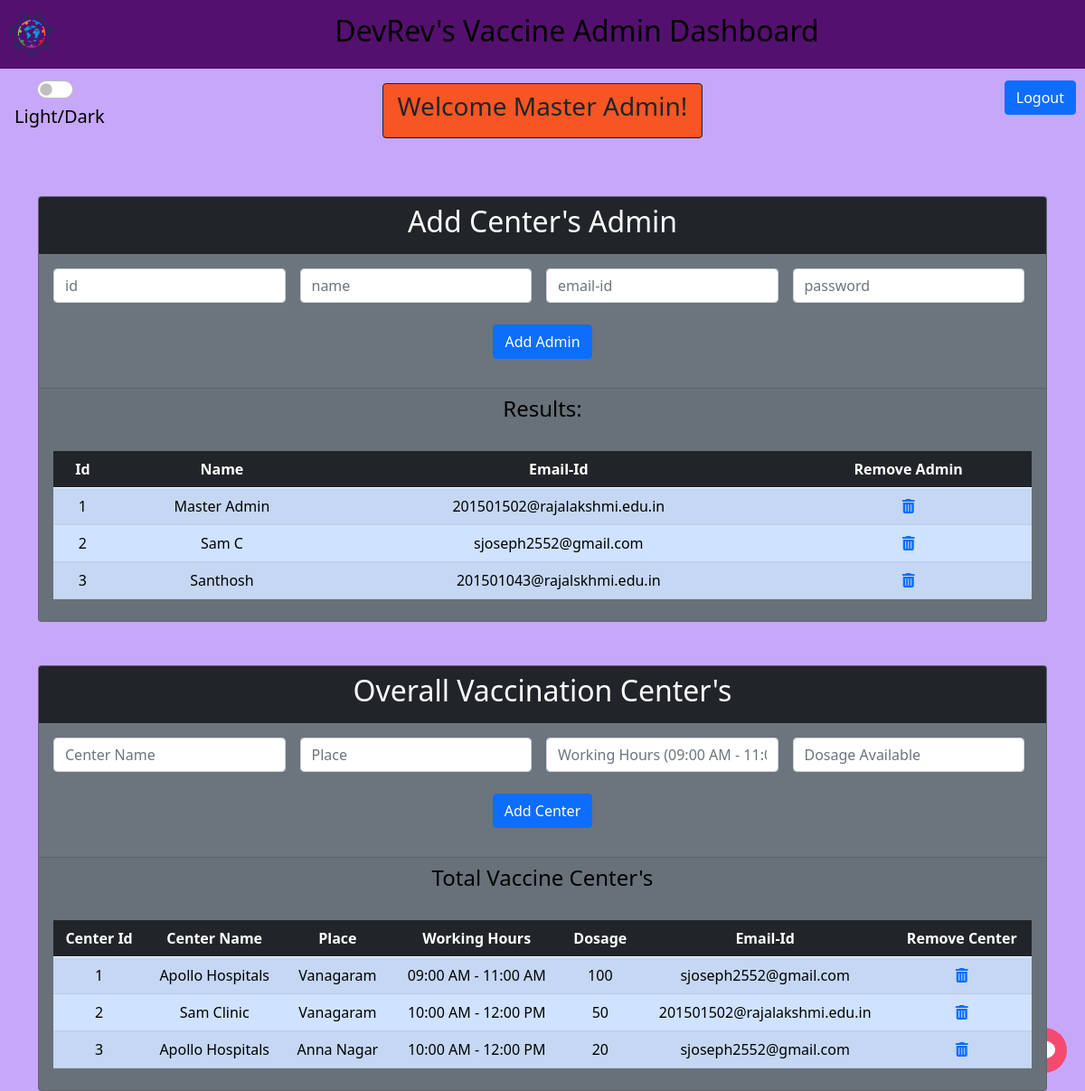
The page /admin/dashboard (signed in) on the database as committed earlier.
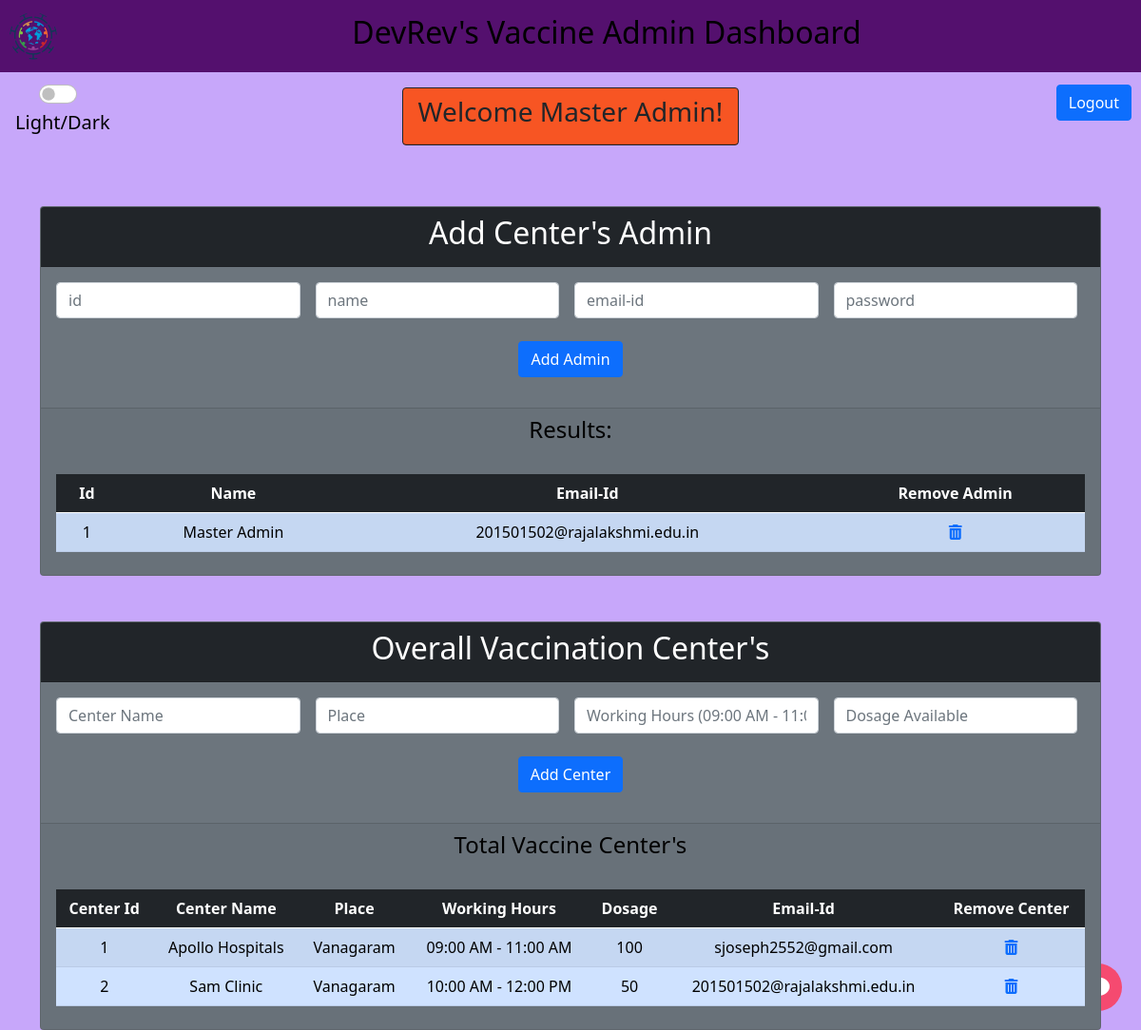
The same page on the database as committed later.
### tables this page shows
CREATE TABLE Admin (
                    id INTEGER,
                    name TEXT,
                    email_id TEXT PRIMARY KEY,
                    password TEXT,
                    otp INTEGER
                );

CREATE TABLE VaccinationCenter (
                    center_id INTEGER PRIMARY KEY AUTOINCREMENT,
                    admin_email_id TEXT,
                    place TEXT,
                    center_name TEXT,
                    dosage INTEGER,
                    working_hour TEXT,
                    FOREIGN KEY (admin_email_id) REFERENCES Admin(email_id)
                );

### app.py (the view, shortened to what this page needs)
@app.route('/admin/dashboard')
def admin_dashboard():
    if 'user_id' in session:
        user_id = session['user_id']
        conn = sqlite3.connect('vaccination_app.db')
        cursor = conn.cursor()
        user_query = '''
        SELECT * FROM Admin WHERE email_id = ?
        '''
        cursor.execute(user_query, (user_id,))
        user = cursor.fetchone()
        if user and user_id == '201501502@rajalakshmi.edu.in':
            name = user[1]  # Assuming the name is stored in the 2nd column
            table_query = '''
            SELECT * FROM Admin
            '''
            cursor.execute(table_query)
            table_data = cursor.fetchall()
            table_query2 = '''
            SELECT * FROM VaccinationCenter
            '''
            cursor.execute(table_query2)
            table_data2 = cursor.fetchall()
            cursor.close()
            conn.close()
            return render_template('admin_dash.html', name=name, table_data=table_data, table_data2=table_data2)
    return redirect('/admin/login')

### templates/admin_dash.html (shortened to what this page needs)
<!doctype html>
<html lang="en">
<head>
    <link href="https://cdn.jsdelivr.net/npm/bootstrap@5.0.2/dist/css/bootstrap.min.css" rel="stylesheet"
>
</head>
<body class="light">
    <nav class="navbar navbar-light">
        <a style="margin-left: 10px;" class="navbar-brand" href="#">
            <img src="static/logo.svg" alt="logo" width="50" height="50" style="border-radius: 50%;">
        </a>
        <span class="mx-auto">
            <h2>DevRev's Vaccine Admin Dashboard</h2>
        </span>
    </nav>
    <div style="margin-left: 50px; border: 3px; border-color: black;" class="form-check form-switch btn-lg">
        <input style="margin-left: -25px;cursor: pointer;" class="form-check-input" type="checkbox"
            id="flexSwitchCheckDefault">
        <br>
        <label style="margin-left: -50px;cursor: pointer;" class="form-check-label"
            for="flexSwitchCheckDefault">Light/Dark</label>
    </div>
    <div class="d-grid gap-2 d-md-flex justify-content-md-end" style="margin-top:-65px; margin-right: 10px;">
        <button class="btn btn-primary" type="button" onclick="location.href='/logout'">Logout</button>
    </div>
    <div class="d-grid gap-2 d-md-flex justify-content-md-center">
        <div class="card border-dark mb-3"  style="max-width: 30rem; margin-top: -35px; background-color: #ff5825;">
            <div class="card-header text-dark text-center"><h3>Welcome {{name}}!</h3></div>
        </div>
    </div>
    <div class="chat-icon" onclick="openChat()">
    </div>
    <br><br>
    <div class="container">
        <div class="card  text-center bg-secondary">
            <div class="card-header text-white bg-dark ">
              <h2>Add Center's Admin</h2>
            </div>
            <div class="card-body text-white bg-secondary mb-3">
                    <form action="/admin/add_admin" method="POST">
                        <div class="d-grid gap-2 d-md-flex justify-content-center">
                            <input class="form-control me-2" name="id" type="text" required placeholder="id">
                            <input class="form-control me-2" name="name" type="text" required placeholder="name">
                            <input class="form-control me-2" name="email" type="email" required placeholder="email-id">
                            <input class="form-control me-2" name="password" type="password" required placeholder="password">
                        </div>
                        <br>
                            <button type="submit" class="btn btn-primary">Add Admin</button>
                    </form>
            </div>
            <div class="card-footer">
              <h4>Results:</h4>
              <br>
              <table class="table table-striped">
                <thead class="table-dark">
                  <tr>
                    <th>Id</th>
                    <th>Name</th>
                    <th>Email-Id</th>
                    <th>Remove Admin</th>
                  </tr>
                </thead>
                <tbody class="table-primary ">
                  {% for row in table_data %}
                    <tr>
                      <td>{{ row[0] }}</td>
                      <td>{{ row[1] }}</td>
                      <td>{{ row[2] }}</td>
                      <td>
                        <a href="/admin/remove/{{ row[0] }}" class="delete-admin">
                          <i class="fas fa-trash-alt"></i>
                        </a>
                      </td>
                    </tr>
                  {% endfor %}
                </tbody>
              </table>
            </div>
        </div>
    </div>
    <br><br>
    <div class="container">
        <div class="card  text-center bg-secondary">
            <div class="card-header text-white bg-dark ">
              <h2>Overall Vaccination Center's</h2>
            </div>
            <div class="card-body text-white bg-secondary mb-3">
                <form action="/admin/add_center" method="POST">
                    <div class="d-grid gap-2 d-md-flex justify-content-center">
                        <input class="form-control me-2" name="center_name" type="text" required placeholder="Center Name">
                        <input class="form-control me-2" name="place" type="text" required placeholder="Place">
                        <input class="form-control me-2" name="working_hour" type="text" required placeholder="Working Hours (09:00 AM - 11:00 AM)">
                        <input class="form-control me-2" name="dosage" type="number" required placeholder="Dosage Available">
                    </div>
                    <br>
                        <button type="submit" class="btn btn-primary">Add Center</button>
                </form>
            </div>
            <div class="card-footer">
                <h4>Total Vaccine Center's</h4>
                <br>
                <table class="table table-striped">
                    <thead class="table-dark">
                      <tr>
                        <th>Center Id</th>
                        <th>Center Name</th>
                        <th>Place</th>
                        <th>Working Hours</th>
                        <th>Dosage</th>
                        <th>Email-Id</th>
                        <th>Remove Center</th>
                      </tr>
                    </thead>
                    <tbody class="table-primary ">
                      {% for row in table_data2 %}
                        <tr>
                          <td>{{ row[0] }}</td>
                          <td>{{ row[3] }}</td>
                          <td>{{ row[2] }}</td>
                          <td>{{ row[5] }}</td>
                          <td>{{ row[4] }}</td>
                          <td>{{ row[1] }}</td>
                          <td>
                            <a href="/admin/remove_center/{{ row[0] }}" class="delete-center">
                              <i class="fas fa-trash-alt"></i>
                            </a>
                          </td>
                        </tr>
                      {% endfor %}
                    </tbody>
                  </table>
            </div>
        </div>
    </div>
    <link rel="stylesheet" href="https://cdnjs.cloudflare.com/ajax/libs/font-awesome/6.4.0/css/all.min.css"
 />
</body>
</html>

### templates/admin_dash.html (style rules this page uses)
body.light { background-color: #c7a7fa; color: #000000; }
.navbar { background-color: rgb(84, 16, 110); }
.chat-icon { position: fixed; bottom: 20px; right: 20px; width: 50px; height: 50px; background-color: #f54a70; border-radius: 50%; display: flex; justify-content: center; align-items: center; color: #ffffff; font-size: 24px; cursor: pointer; }

Rows that differ between the two databases and show on the page:
removed Admin: id "2", name "Sam C", email_id "sjoseph2552@gmail.com"
removed Admin: id "3", name "Santhosh", email_id "201501043@rajalskhmi.edu.in"
removed VaccinationCenter: center_id "3", center_name "Apollo Hospitals", place "Anna Nagar", working_hour "10:00 AM - 12:00 PM", dosage "20", admin_email "sjoseph2552@gmail.com"
